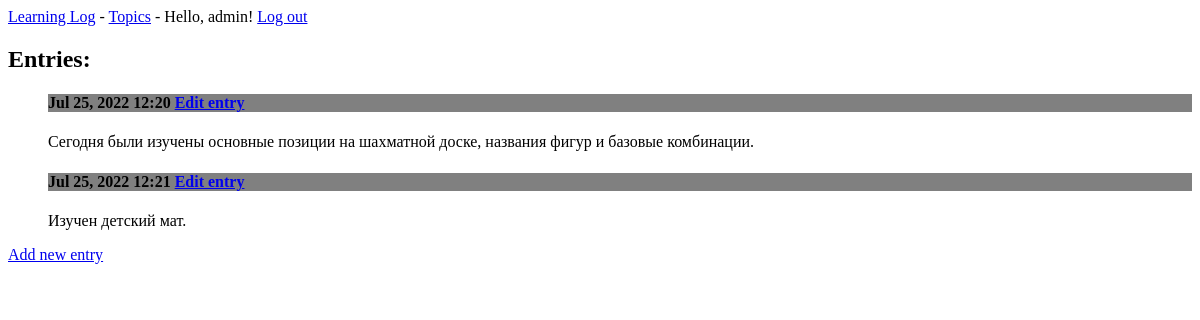
The app's page /topics/1 (signed in), older data.
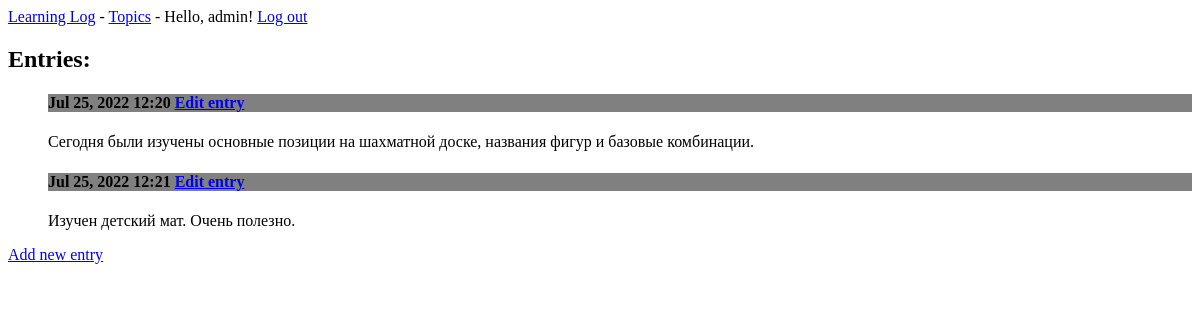
The same page, newer data.
### learning_logs/models.py (models this page shows, shortened)
class Entry(models.Model):
    topic = models.ForeignKey(Topic, on_delete=models.CASCADE)  # При удалении темы все записи тоже удаляются.
    text = models.TextField()
    date_added = models.DateTimeField(auto_now_add=True)
    class Meta:
        verbose_name_plural = 'entries'

### learning_logs/views.py (the view)
# urls.py: path('topics/<topic_id>', views.topic, name='topic'),  # Страница с конкретной темой, выбранной пользователем
@login_required()
def topic(request, topic_id):
    topic = Topic.objects.get(id=topic_id)
    check_user(topic, request)  # Проверка того, что тема принадлежит текущему пользователю.
    entries = topic.entry_set.all()
    context = {'topic': topic, 'entries': entries}
    return render(request, 'learning_logs/topic.html', context)

### learning_logs/views.py (called while the page is built)
def check_user(topic, request):
    if not topic.owner == request.user:
        raise Http404

### learning_logs/templates/learning_logs/topic.html (shortened to what this page needs)
<head>
</head>
{% extends 'learning_logs/base.html' %}
{% block content %}
    <h2 class="display-5">Entries:</h2>
    <ul>
        {% for entry in entries %}
            <div class="card mb-3">
                <h4 class="card-header " style="background-color: grey">
                    {{ entry.date_added|date:'M d, Y H:i'}}
                    <a class="btn btn-sm btn-outline-warning" href="{% url 'learning_logs:edit_entry' entry.id %}">
                        Edit entry</a>
                </h4>
                <div class="card-body">
                    <p>{{ entry.text|linebreaks }}</p>
                </div>
            </div>
        {% empty %}
            <li>No entries were added yet.</li>
        {% endfor %}
    </ul>
    <p><a class="btn btn-sm btn-outline-dark" href="{% url 'learning_logs:new_entry' topic.id %}">Add new entry</a></p>
{% endblock content %}

### learning_logs/templates/learning_logs/base.html (shortened to what this page needs)
<head>
</head>
<p>
    <a href="{% url 'learning_logs:index' %}">Learning Log</a> -
    <a href="{% url 'learning_logs:topics' %}">Topics</a> -
    {% if user.is_authenticated %}
        Hello, {{ user.username }}!
        <a href="{% url 'users:logout' %}">Log out</a>
    {% else %}
        <a href="{% url 'users:login' %}">Log in</a> -
        <a href="{% url 'users:register' %}">Registration</a>
    {% endif %}
</p>
{% block content %}{% endblock content %}

Row changes from the older to the newer data that the page shows:
changed Entry: text "Изучен детский мат." → "Изучен детский мат. Очень полезно."
